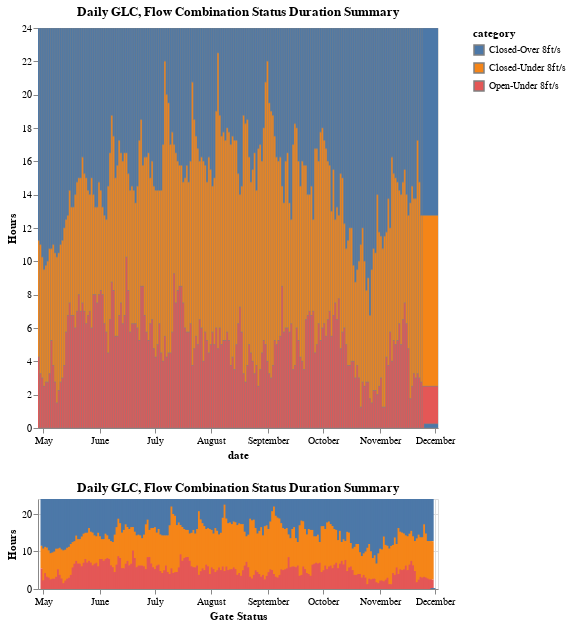

The notebook cell saved with this chart:
### Code cell
unique_dates = full_merged_df['date'].unique()
gate = full_merged_df['gate'].unique()[0]

avg_line_velocity = alt.Chart(avg_daily_velocity).mark_rule(strokeWidth=2, color='red', strokeDash=[5, 5]).encode(
    y=alt.Y('time_unit:Q'),
    detail='Velocity_Category:N',
    tooltip=alt.Tooltip('time_unit:Q',  format=".2f")  
)
avg_line_gate = alt.Chart(avg_daily_gate).mark_rule(strokeWidth=4, color='red', strokeDash=[5, 5]).encode(
    y=alt.Y('time_unit:Q'),
    detail='gate_status:N',
    # alt.Tooltip('GLC:Q', title= "Velocity (ft/s)", format=".2f")
    tooltip=alt.Tooltip('time_unit:Q',  format=".2f")  # Static tooltip for the rule line
    ).interactive()

summary_stats_vel = (full_merged_df.groupby(["week", "date", "Velocity_Category"]).
    agg(
        total_velocity_duration = ("time_unit", "sum")
    )).reset_index()
# print(summary_stats_vel.head())
summary_stats_gate_status = (full_merged_df.groupby(["week", "date", "gate_status"]).
    agg(
        total_gate_duration = ("time_unit", "sum")
    )).reset_index()
print(summary_stats_gate_status.head())

summary_stats_combo = (full_merged_df.groupby(["week", "date", "gate_status", "Velocity_Category"]).
    agg(
        total_duration = ("time_unit", "sum")
    )).reset_index()
print(summary_stats_combo.head())

unique_weeks = list(full_merged_df.week.unique())
week_dropdown = alt.binding_select(options=unique_weeks, name="Select Week:")
week_selection = alt.selection_single(fields=["week"], bind=week_dropdown, empty = "none")


brush = alt.selection_interval(encodings=['x'], mark=alt.BrushConfig(stroke="cyan", strokeOpacity=1))

# Create the bar graph
base_vel = alt.Chart(summary_stats_vel, width=400, height=400).mark_bar(color="green").encode(
        x=alt.X("date:T", title="Velocity Category"),
        y=alt.Y("total_velocity_duration:Q", title="Hours"),
        # color="Velocity_Category:N",
        color=alt.condition(brush, 'Velocity_Category:N', alt.value('lightgray')),
        # column="Velocity_Category:N",
        tooltip=["date:T", "Velocity_Category:N", "total_velocity_duration:Q"],
# ).add_selection(week_selection
).properties(
    title="Daily Velocity Over/Under 8 ft/s Duration Summary"
)
upper_vel = base_vel.mark_bar(width=alt.RelativeBandSize(0.7)).encode(
    alt.X('date:T').scale(domain=brush)
)
lower_vel = base_vel.properties(
    height=90
).add_params(brush)
vel_bar_chart = upper_vel & lower_vel
# vel_chart_with_avg = vel_bar_chart + avg_line_velocity
base_gate = alt.Chart(summary_stats_gate_status, width=400, height=400).mark_bar(
    color="steelblue",
    # width=alt.RelativeBandSize(0.7)
).encode(
    x=alt.X("date:T", title="Gate Status"), 
    y=alt.Y("total_gate_duration:Q", title="Hours"),
    color=alt.condition(brush, 'gate_status:N', alt.value('lightgray')),
    tooltip=["date:T","gate_status:N", "total_gate_duration:Q"]
).properties(
    title="Daily Gate Status Duration Summary"
)
# gate_bar_chart = alt.Chart(summary_stats_dgl).mark_bar(color="steelblue").encode(
#         x=alt.X("date", title="Gate Status",axis=alt.Axis()),
#         y=alt.Y("total_gate_duration:Q", title="Hours"),
#         color="DGL:N",
#         # column="DGL:N",
#         tooltip=["DGL:N", "total_gate_duration:Q"],
# # ).add_selection(week_selection
# ).properties(
#     title="Weekly Gate Status Duration Summary", width=200, height=400
# )

upper_gate = base_gate.mark_bar(width=alt.RelativeBandSize(0.7), stroke='grey', strokeWidth=0.5).encode(
    alt.X('date:T').scale(domain=brush)
)
lower_gate = base_gate.properties(
    height=90
).add_params(brush)

gate_bar_chart = upper_gate & lower_gate
# gate_chart_with_avg = gate_bar_chart + avg_line_gate
combined_bar_charts = alt.hconcat(
    gate_bar_chart,
    vel_bar_chart 
)


# combined_bar_charts

base_combo = alt.Chart(summary_stats_combo, width=400, height=400).mark_bar(
    color="steelblue",
    # width=alt.RelativeBandSize(0.7)
).transform_calculate(
    category="datum.gate_status + '-' + datum.Velocity_Category"
).encode(
    x=alt.X("date:T", title="Gate Status"), 
    y=alt.Y("total_duration:Q", title="Hours"),
    color=alt.condition(brush, 'category:N', alt.value('lightgray')),
    tooltip=["date:T","gate_status:N", "total_duration:Q", "Velocity_Category:N"]
).properties(
    title=f"Daily {gate}, Flow Combination Status Duration Summary"
)
upper_combo = base_combo.mark_bar(width=alt.RelativeBandSize(0.7), stroke='grey', strokeWidth=0.5).encode(
    alt.X('date:T').scale(domain=brush)
)
lower_combo = base_combo.properties(
    height=90
).add_params(brush)
combo_bar_chart = upper_combo & lower_combo
combo_bar_chart
#create weekly time series with bars
#eventually will have a 100 year time series
#whats the day thats the most above 8/fts
#look at daily variability/similarity over the entire summer (stacked bar) 
#gate open = low flow
#gate close = high flow (water pushed to passage)

### Figure 1 — Vega-Lite specification as saved in the notebook (floating-point values rounded to 4 significant figures; data arrays with more than 128 entries replaced by an {"elided": "..."} marker saying what was removed)
{"config": {"view": {"continuousWidth": 300, "continuousHeight": 300}}, "vconcat": [{"mark": {"type": "bar", "stroke": "grey", "strokeWidth": 0.5, "width": {"band": 0.7}}, "encoding": {"color": {"condition": {"param": "param_21", "field": "category", "type": "nominal"}, "value": "lightgray"}, "tooltip": [{"field": "date", "type": "temporal"}, {"field": "gate_status", "type": "nominal"}, {"field": "total_duration", "type": "quantitative"}, {"field": "Velocity_Category", "type": "nominal"}], "x": {"field": "date", "scale": {"domain": {"param": "param_21"}}, "type": "temporal"}, "y": {"field": "total_duration", "title": "Hours", "type": "quantitative"}}, "height": 400, "title": "Daily GLC, Flow Combination Status Duration Summary", "transform": [{"calculate": "datum.gate_status + '-' + datum.Velocity_Category", "as": "category"}], "width": 400}, {"mark": {"type": "bar", "color": "steelblue"}, "encoding": {"color": {"condition": {"param": "param_21", "field": "category", "type": "nominal"}, "value": "lightgray"}, "tooltip": [{"field": "date", "type": "temporal"}, {"field": "gate_status", "type": "nominal"}, {"field": "total_duration", "type": "quantitative"}, {"field": "Velocity_Category", "type": "nominal"}], "x": {"field": "date", "title": "Gate Status", "type": "temporal"}, "y": {"field": "total_duration", "title": "Hours", "type": "quantitative"}}, "height": 90, "name": "view_20", "title": "Daily GLC, Flow Combination Status Duration Summary", "transform": [{"calculate": "datum.gate_status + '-' + datum.Velocity_Category", "as": "category"}], "width": 400}], "data": {"name": "data-b574db533714b2866736cd403ff88974"}, "params": [{"name": "param_21", "select": {"type": "interval", "encodings": ["x"], "mark": {"stroke": "cyan", "strokeOpacity": 1}}, "views": ["view_20"]}], "$schema": "https://vega.github.io/schema/vega-lite/v5.20.1.json", "datasets": {"data-b574db533714b2866736cd403ff88974": {"elided": "640 records"}}}
